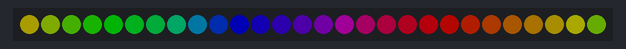
A sketch run on a simulated Arduino Uno, built with avr-gcc and run on an emulated ATmega328P. On the bench: 28 RGB LEDs in strip order, left to right. Dim RGB values are drawn brighter than linear.

Above: at 0.45 s.
At 6.77 s:
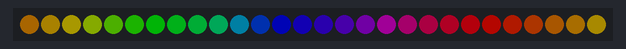
At 10.39 s:
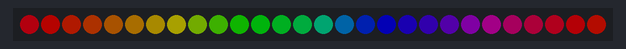
At 20.03 s:
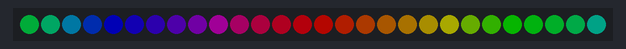
At 28.46 s:
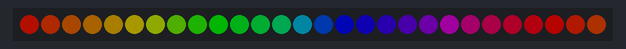
At 39.6 s:
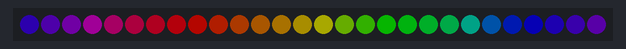

The sketch:

rainbow_march.ino
```cpp
#include "FastLED.h"                                          // FastLED library.

// Fixed definitions cannot change on the fly.
#define LED_DT 0                                              // Data pin to connect to the strip.
#define LED_CK 1                                              // Clock pin for WS2801 or APA102.
#define COLOR_ORDER BGR                                       // It's GRB for WS2812 and BGR for APA102.
#define LED_TYPE APA102                                       // Using APA102, WS2812, WS2801. Don't forget to change LEDS.addLeds.
#define NUM_LEDS 28                                           // Number of LED's.

// Global variables can be changed on the fly.
uint8_t max_bright = 64;                                     // Overall brightness definition. It can be changed on the fly.

struct CRGB leds[NUM_LEDS];                                   // Initialize our LED array.

// Initialize global variables for sequences
uint8_t thisdelay = 5;                                        // A delay value for the sequence(s)
uint8_t thishue = 0;                                          // Starting hue value.
uint8_t deltahue = 10;                                        // Hue change between pixels.

void setup() {
  LEDS.addLeds<LED_TYPE, LED_DT, LED_CK, COLOR_ORDER>(leds, NUM_LEDS); // Set up APA102 leds

  FastLED.setBrightness(max_bright);
  FastLED.setMaxPowerInVoltsAndMilliamps(5, 500);                      // FastLED Power management set at 5V, 500mA.
}

void loop () {
  EVERY_N_MILLISECONDS(thisdelay) {                           // FastLED based non-blocking routine to update/display the sequence.
    rainbow_march();
  }
  FastLED.show();
}

void rainbow_march() {                                        // The fill_rainbow call doesn't support brightness levels
  thishue++;                                                  // Increment the starting hue.
  fill_rainbow(leds, NUM_LEDS, thishue, deltahue);            // Use FastLED's fill_rainbow routine.
}
```
